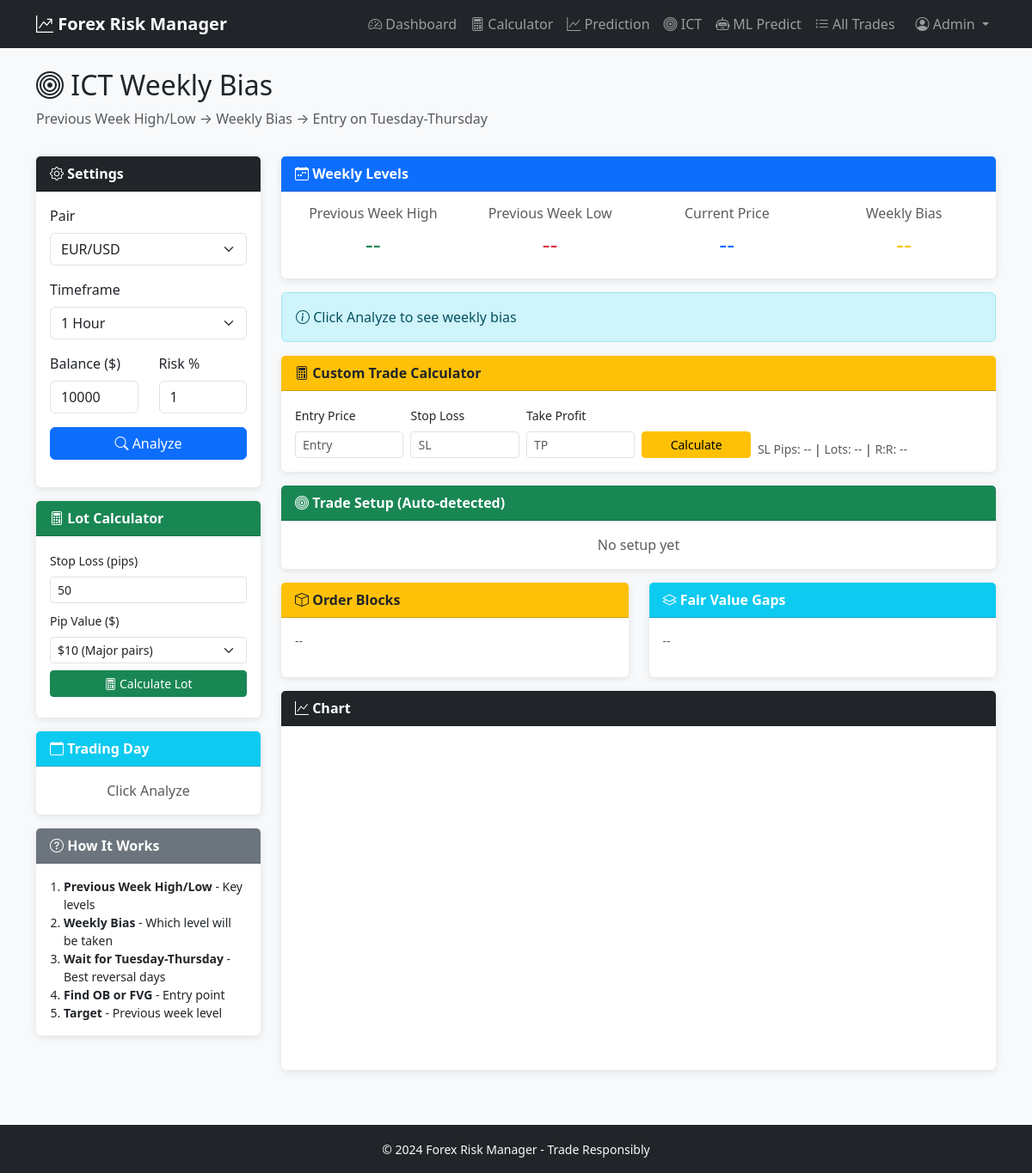
Before: /ict (signed in) with the older database file.
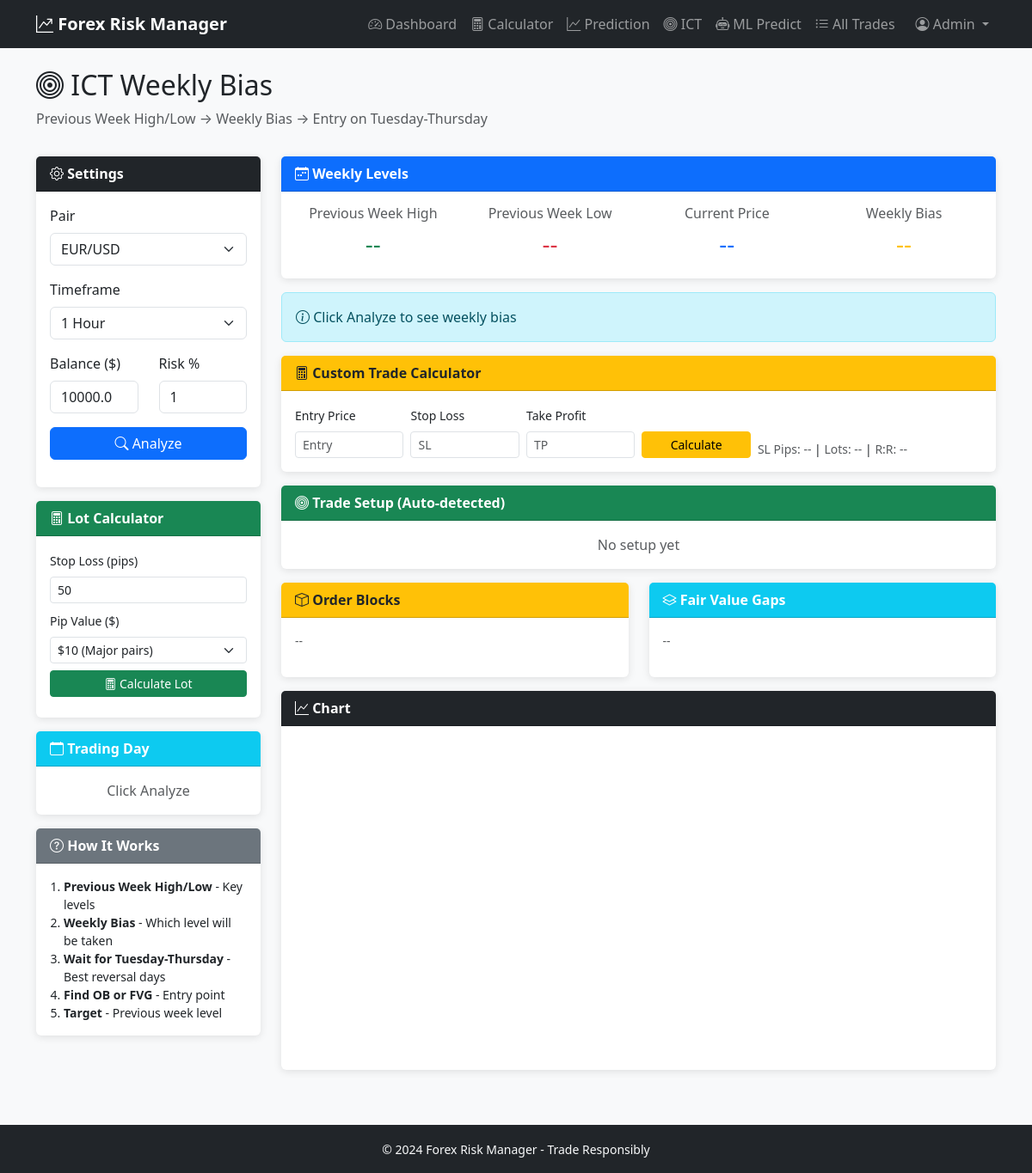
After: the same page with the newer database file.
### tables this page shows
CREATE TABLE account (
            id INTEGER PRIMARY KEY,
            user_id INTEGER,
            initial_balance REAL NOT NULL,
            current_balance REAL NOT NULL,
            max_drawdown_percent REAL DEFAULT 0,
            created_at TIMESTAMP DEFAULT CURRENT_TIMESTAMP,
            FOREIGN KEY (user_id) REFERENCES users (id)
        );

### app.py (the view)
@app.route('/ict')
@login_required
@subscription_required('basic')
def ict():
    conn = get_db()
    account = conn.execute('SELECT * FROM account WHERE user_id = ?', (session['user_id'],)).fetchone()
    conn.close()
    balance = account['current_balance'] if account else 10000
    return render_template('ict.html', balance=balance)

### app.py (called while the page is built)
def login_required(f):
    from functools import wraps
    @wraps(f)
    def decorated_function(*args, **kwargs):
        if not session.get('user_id'):
            return redirect(url_for('login'))
        return f(*args, **kwargs)
    return decorated_function

def get_db():
    conn = sqlite3.connect(DATABASE)
    conn.row_factory = sqlite3.Row
    return conn

### templates/ict.html (shortened to what the changed rows need)
{% extends 'base.html' %}
{% block content %}
<div class="row mb-3">
    <div class="col-12">
        <h2><i class="bi bi-bullseye"></i> ICT Weekly Bias</h2>
    </div>
</div>
<div class="row">
    <div class="col-md-3">
        <div class="card mb-3">
            <div class="card-body">
                <div class="row mb-3">
                    <div class="col-6">
                        <label class="form-label">Balance ($)</label>
                        <input type="number" id="balance" class="form-control" value="{{ balance }}">
                    </div>
                </div>
            </div>
        </div>
    </div>
</div>
{% endblock %}

Changed rows visible on the page:
added account: current_balance "10000.0"
Other visible differences:
form field balance: "10000" → (not shown)
